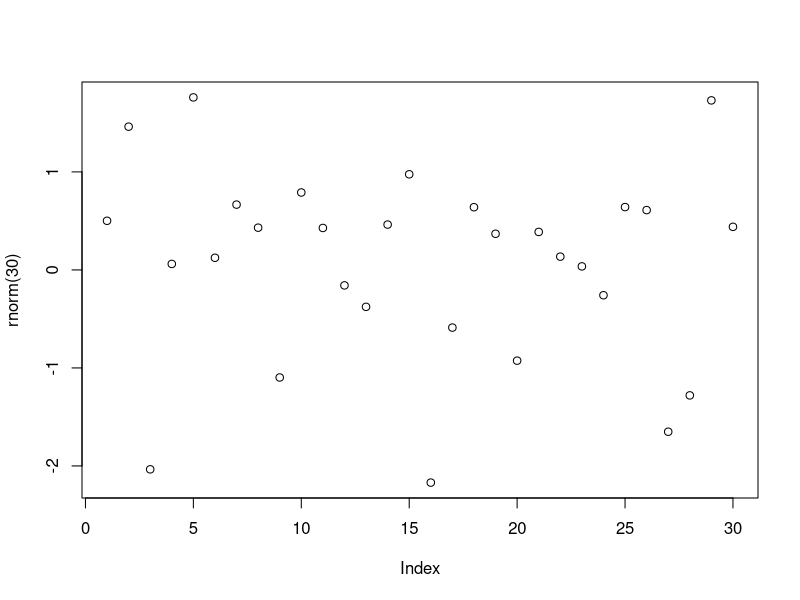
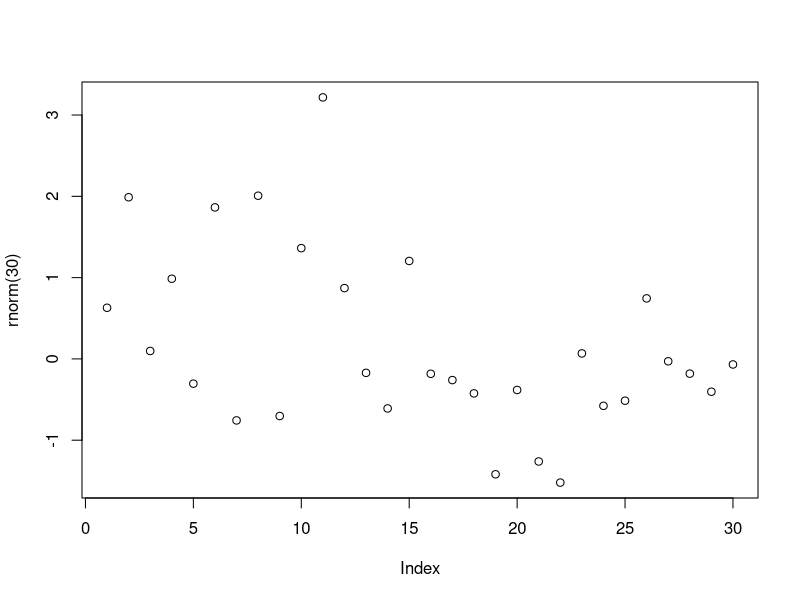

These charts were generated, in order, by the following R code:
## ---- chunk 1
print("SNDS TOOLS")
plot(rnorm(30))
## ---- chunk 2
plot(rnorm(30))
## ---- chunk 3
print("TODO sndsTOOLS")
## ---- chunk 4
print("TODO base R")
